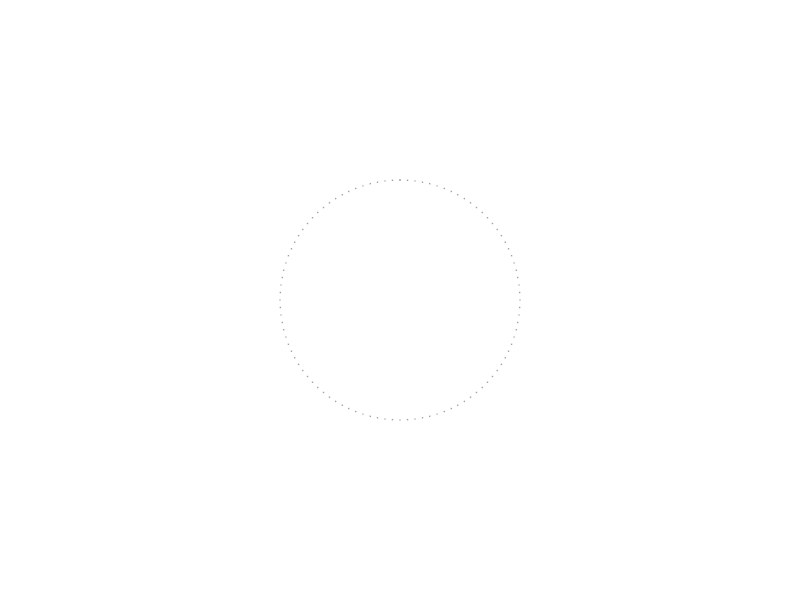
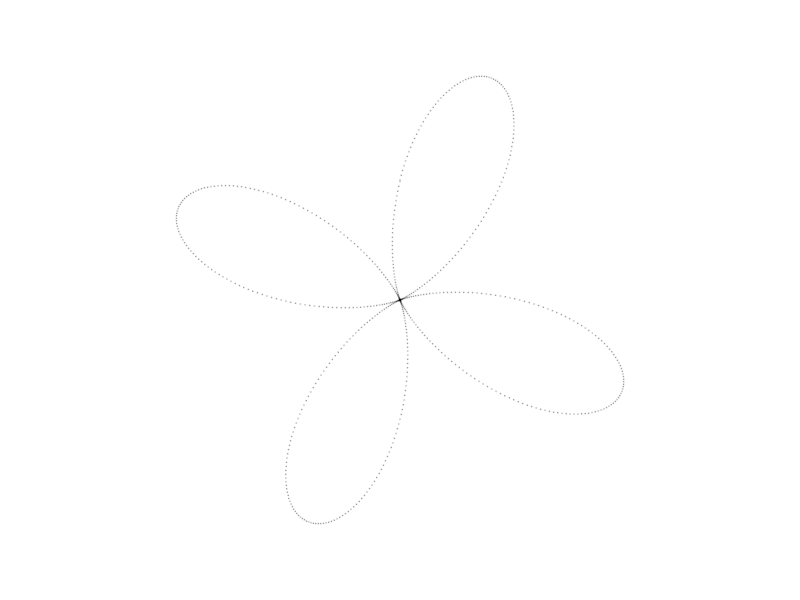
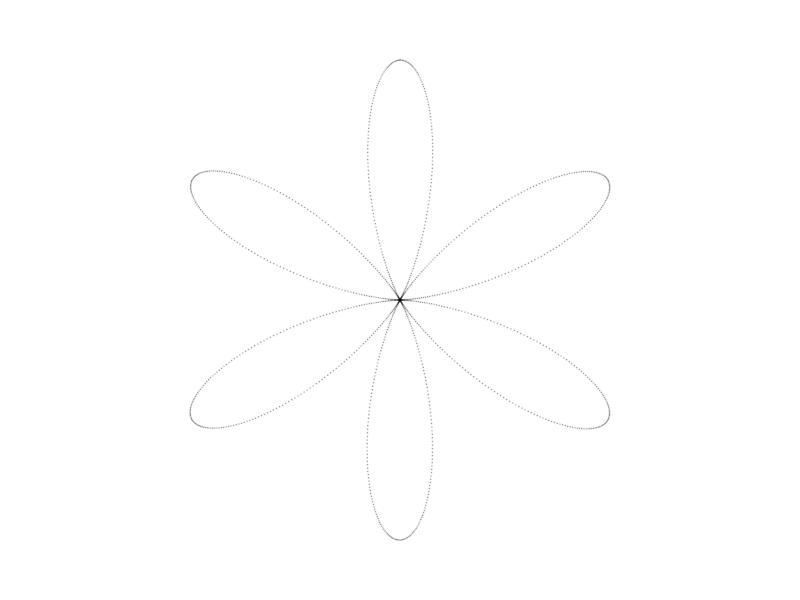
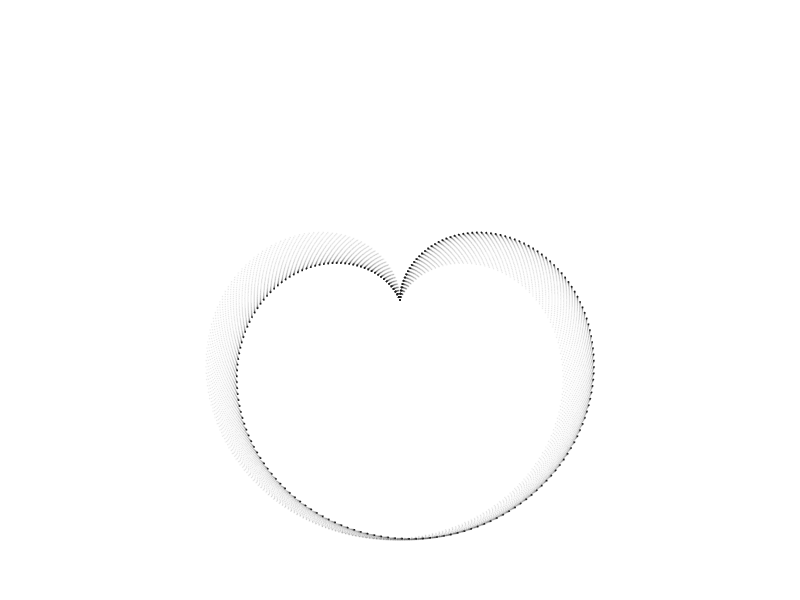
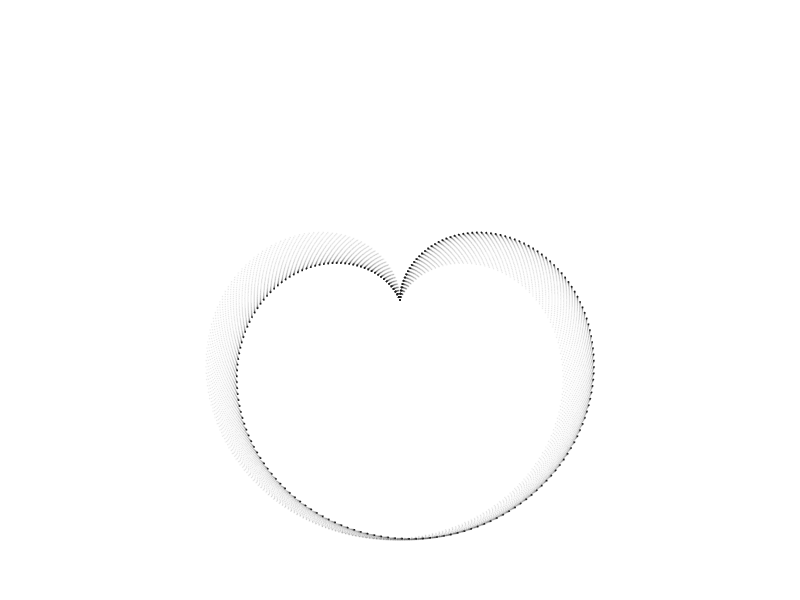

Write R code to recreate these figures, in order.
## ---- chunk 1
library(tidyverse)
## ---- chunk 2
seq(0, 1, 0.01) %>%
data.frame(a=.) %>%
ggplot(aes(x=(a), y=(0))) +
geom_point(alpha=.2, color="#000000", size=0) +
coord_polar() +
theme_void()
## ---- chunk 3
seq(-pi, pi, 0.01) %>%
data.frame(a=.) %>%
ggplot(aes(x=(a), y=(2 * sin(4 * a)))) +
geom_point(alpha=.2, color="#000000", size=0) +
coord_polar() +
theme_void()
## ---- chunk 4
seq(-2*pi, 2*pi, 0.01) %>%
data.frame(a=.) %>%
ggplot(aes(x=(a), y=(cos(3 * a)))) +
geom_point(alpha=.2, color="#000000", size=0) +
coord_polar() +
theme_void()
## ---- chunk 5

# shape (201, 1) -> (40401, 2)

seq(-1, 1, 0.01) %>%
expand.grid(x=., y=.) %>%
ggplot(aes(x=(pi * x - cos(y^2)), y=(1 - sin(x^2)))) +
geom_point(alpha=.02, color="#000000", size=0) +
coord_polar() +
theme_void()
## ---- chunk 6
t <- format(Sys.time(), format="%F_%H-%M")
fn <- paste(t, "png", sep=".")
ggsave(fn, units="in", width=1800/300, height=1800/300)
